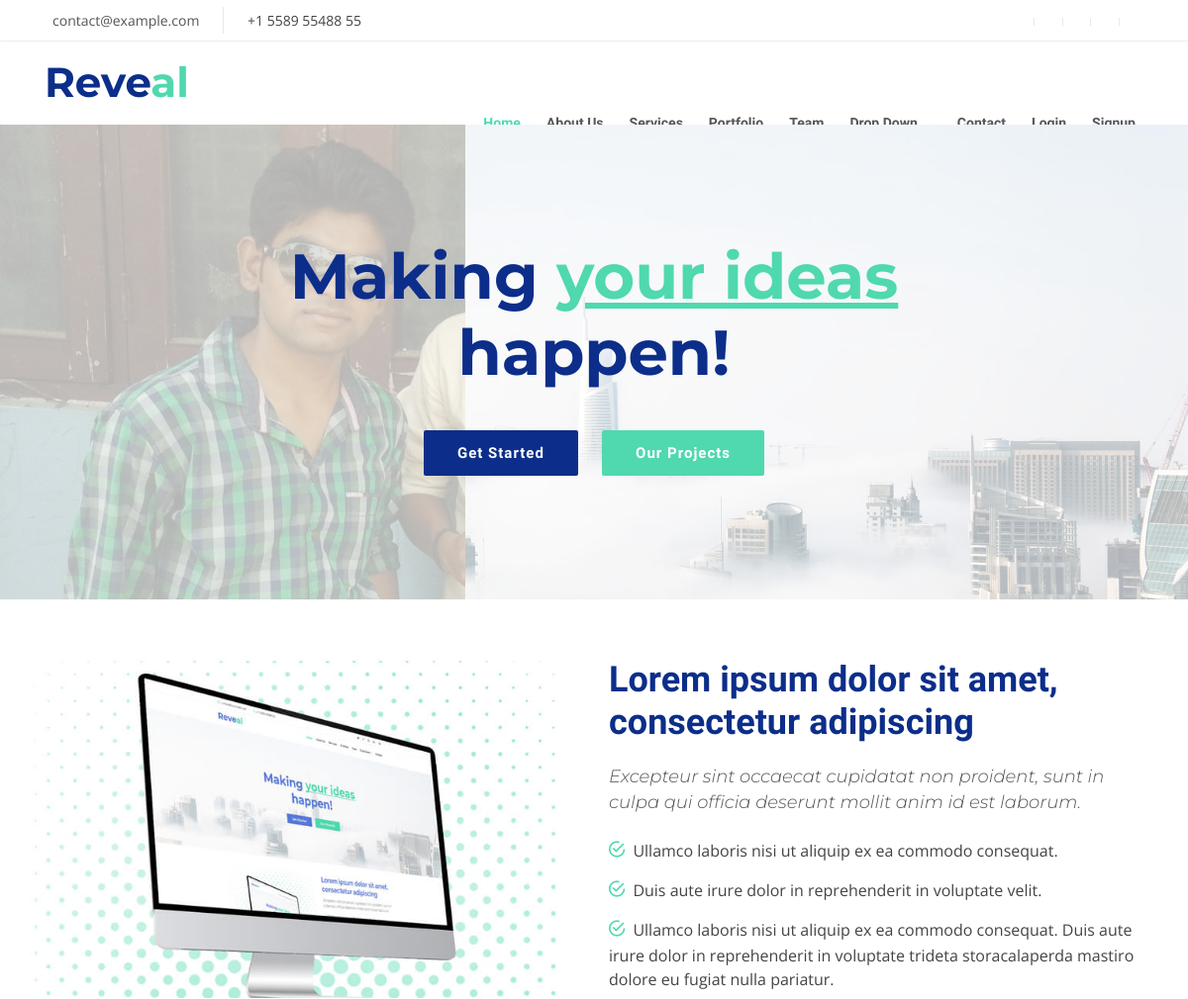
Before: / (upper part) with the older database file.
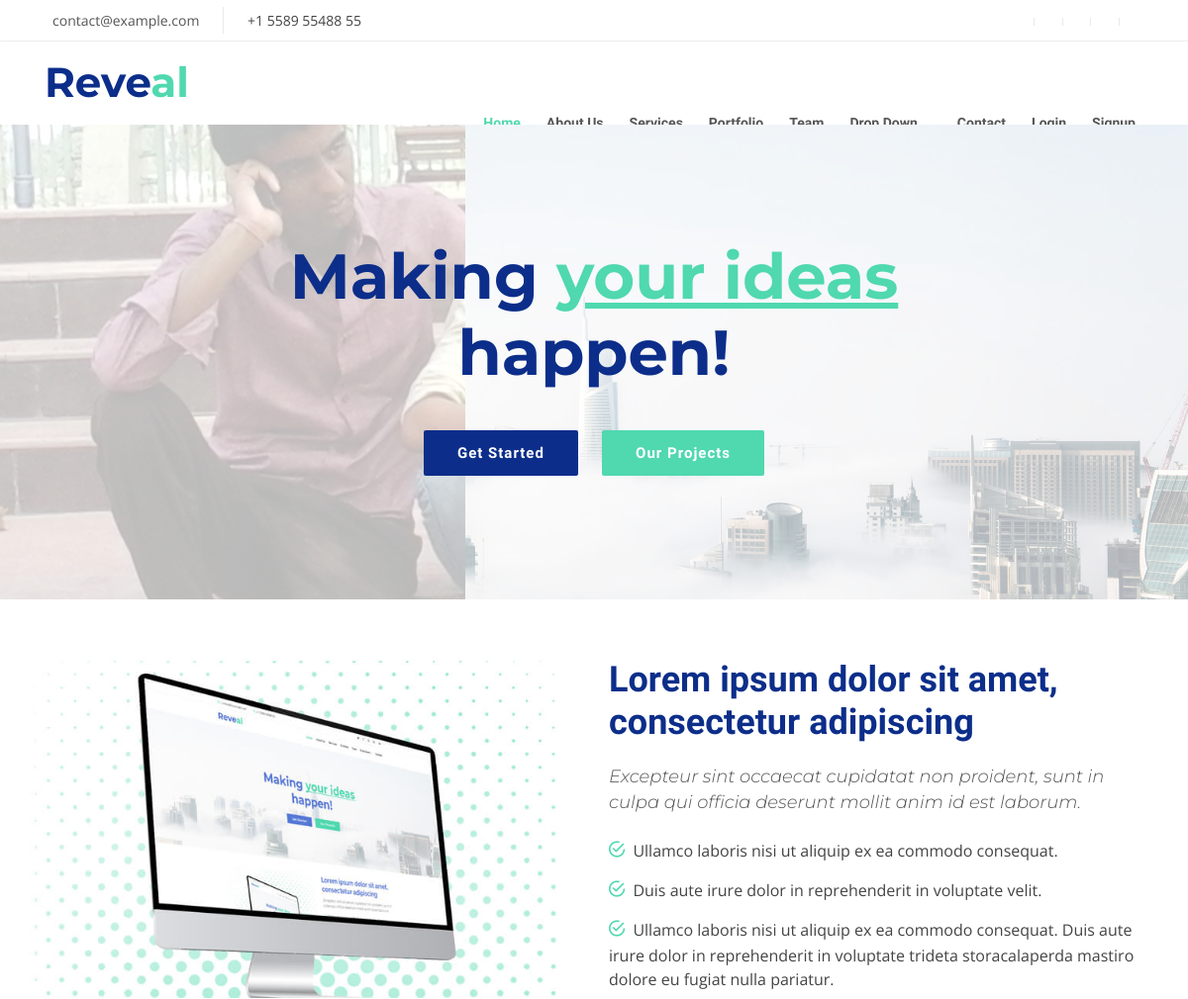
After: the same page with the newer database file.
### myweb/models.py (models this page shows, shortened)
class banner(models.Model):
	banner1 = models.ImageField(upload_to='bennne')
	banner2 = models.ImageField(upload_to='bennne')
	banner3 = models.ImageField(upload_to='bennne')
	banner4 = models.ImageField(upload_to='bennne')
	banner5 = models.ImageField(upload_to='bennne')

### myweb/views.py (the view)
# urls.py: path('',auth_views.main,name='home'),
def main(request):
	p = photfolio.objects.all()
	b = banner.objects.all()
	if request.method =='POST':
		if  request.POST['name'] and request.POST['email'] and request.POST['subject'] and request.POST['message']:
			clien = clients()
			clien.name = request.POST['name']
			clien.email = request.POST['email']
			clien.subject = request.POST['subject']
			clien.massage = request.POST['message']
			clien.date = timezone.datetime.now()
			clien.save()
			return redirect('home')
		else:
			return render(request,'myweb/index.html',{'p1':p,'w':b,'err':'please fill the block'})
	else:
		return render(request,'myweb/index.html',{'p1':p,'w':b})

### myweb/templates/myweb/index.html (shortened to what this page needs)
{% extends 'myweb/base.html' %}
{% block content %}
{% load static %}
  <section id="intro">
    <div class="intro-content">
      <h2>Making <span>your ideas</span><br>happen!</h2>
      <div>
        <a href="#about" class="btn-get-started scrollto">Get Started</a>
        <a href="#portfolio" class="btn-projects scrollto">Our Projects</a>
      </div>
    </div>
    <div id="intro-carousel" class="owl-carousel" >
      {% for w in w %}
      <div class="item" style="background-image: url('{{ w.banner1.url }}');"></div>
      {% endfor %}
    </div>
  </section>
  <main id="main">
    <section id="about" class="wow fadeInUp">
      <div class="container">
        <div class="row">
          <div class="col-lg-6 about-img">
            <img src="{% static 'myweb/img/about-img.jpg' %}" alt="">
          </div>
          <div class="col-lg-6 content">
            <h2>Lorem ipsum dolor sit amet, consectetur adipiscing</h2>
            <h3>Excepteur sint occaecat cupidatat non proident, sunt in culpa qui officia deserunt mollit anim id est laborum.</h3>
            <ul>
              <li><i class="ion-android-checkmark-circle"></i> Ullamco laboris nisi ut aliquip ex ea commodo consequat.</li>
              <li><i class="ion-android-checkmark-circle"></i> Duis aute irure dolor in reprehenderit in voluptate velit.</li>
              <li><i class="ion-android-checkmark-circle"></i> Ullamco laboris nisi ut aliquip ex ea commodo consequat. Duis aute irure dolor in reprehenderit in voluptate trideta storacalaperda mastiro dolore eu fugiat nulla pariatur.</li>
            </ul>
          </div>
        </div>
      </div>
    </section>
  </main>
  {% endblock %}

Changed rows visible on the page:
changed banner: banner1: a different picture
